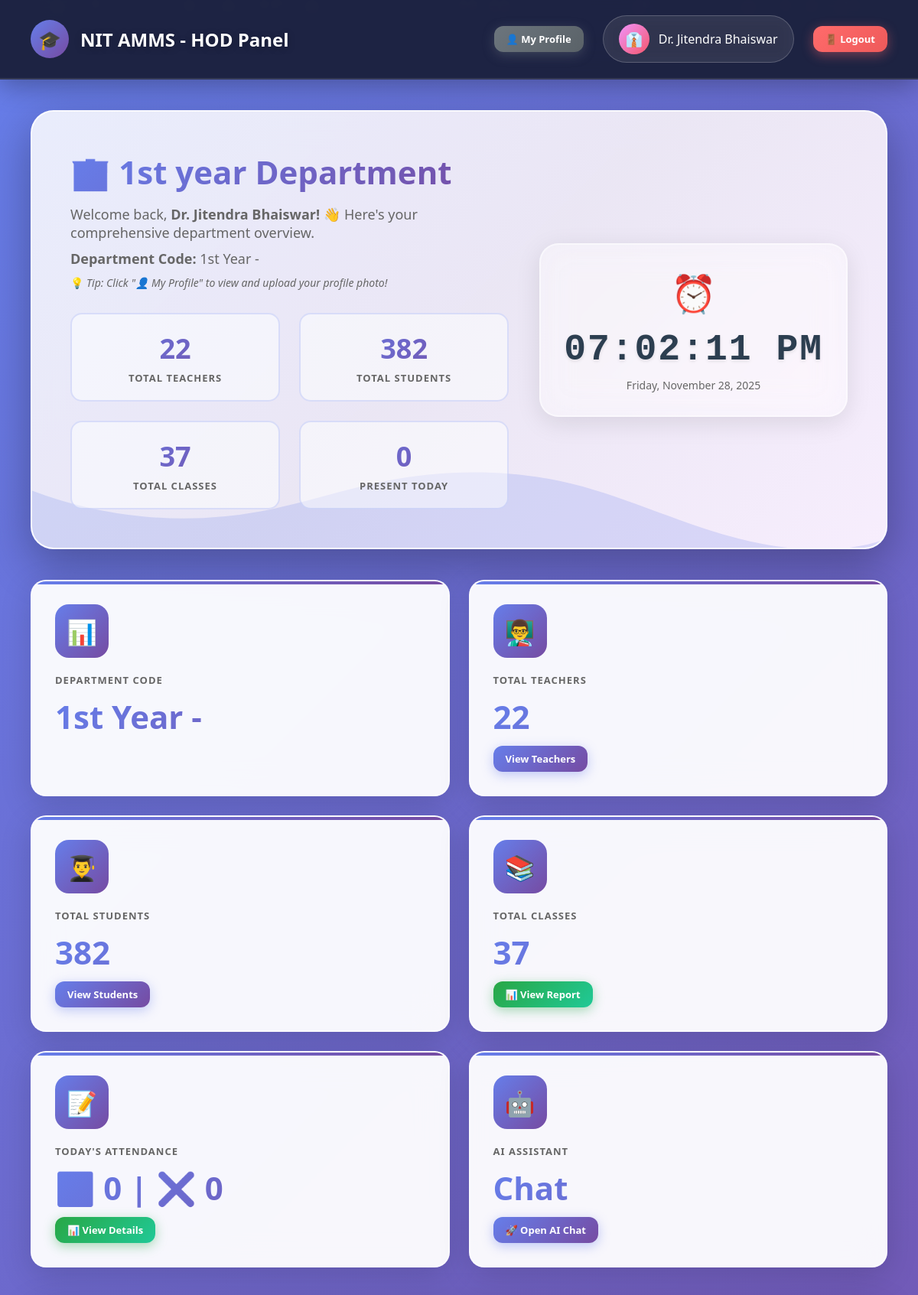
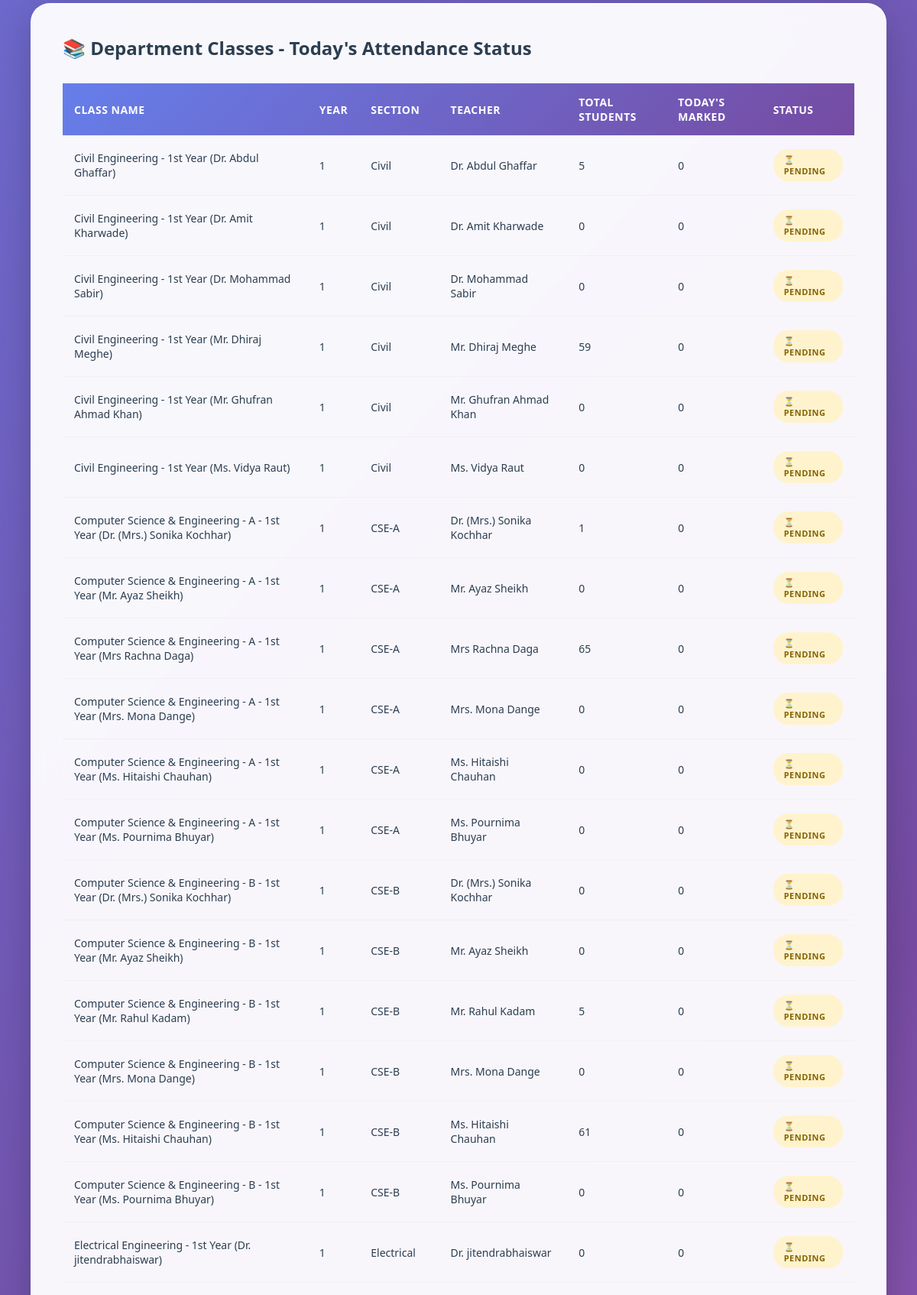
Screenshot of /hod/ai_chat.php (signed in, upper part) with the database file from the repository (2 pictures, top to bottom).
### tables this page shows
CREATE TABLE `users` (
  `id` int(11) NOT NULL,
  `username` varchar(50) NOT NULL,
  `password` varchar(255) NOT NULL,
  `full_name` varchar(100) NOT NULL,
  `email` varchar(100) NOT NULL,
  `phone` varchar(15) DEFAULT NULL,
  `photo` varchar(255) DEFAULT NULL,
  `role` enum('admin','hod','teacher') NOT NULL,
  `department_id` int(11) DEFAULT NULL,
  `is_active` tinyint(1) DEFAULT 1,
  `created_at` timestamp NOT NULL DEFAULT current_timestamp()
);

CREATE TABLE `departments` (
  `id` int(11) NOT NULL,
  `dept_name` varchar(100) NOT NULL,
  `dept_code` varchar(20) NOT NULL,
  `hod_id` int(11) DEFAULT NULL,
  `created_at` timestamp NOT NULL DEFAULT current_timestamp()
);

CREATE TABLE `classes` (
  `id` int(11) NOT NULL,
  `class_name` varchar(100) NOT NULL,
  `department_id` int(11) NOT NULL,
  `year` int(11) NOT NULL,
  `section` varchar(10) NOT NULL,
  `teacher_id` int(11) NOT NULL,
  `semester` int(11) NOT NULL,
  `academic_year` varchar(20) NOT NULL,
  `created_at` timestamp NOT NULL DEFAULT current_timestamp()
);

### db.php (called while the page is built, shortened)
<?php
$conn = new mysqli(DB_HOST, DB_USER, DB_PASS, DB_NAME);
$conn->set_charset("utf8mb4");
$conn->query("SET time_zone = '+05:30'");
function isLoggedIn() {
    return isset($_SESSION['user_id']) && isset($_SESSION['role']);
}
function getCurrentUser() {
    global $conn;
    $user_id = $_SESSION['user_id'];
    $role = $_SESSION['role'];
    if ($role === 'student') {
        $query = "SELECT * FROM students WHERE id = ?";
    } elseif ($role === 'parent') {
        $query = "SELECT * FROM parents WHERE id = ?";
    } else {
        $query = "SELECT * FROM users WHERE id = ?";
    }
    $stmt = $conn->prepare($query);
    $stmt->bind_param("i", $user_id);
    $stmt->execute();
    $result = $stmt->get_result();
    return $result->fetch_assoc();
}
?>

### hod/ai_chat.php (the view, shortened to what this page needs)
<?php
require_once '../db.php';
$user = getCurrentUser();
$department_id = $_SESSION['department_id'];
$dept_query = "SELECT * FROM departments WHERE id = $department_id";
$dept_result = $conn->query($dept_query);
$department = $dept_result->fetch_assoc();
$stats = [];
$result = $conn->query("SELECT COUNT(*) as count FROM users WHERE role = 'teacher' AND department_id = $department_id AND is_active = 1");
$stats['teachers'] = $result->fetch_assoc()['count'];
$result = $conn->query("SELECT COUNT(*) as count FROM students WHERE department_id = $department_id AND is_active = 1");
$stats['students'] = $result->fetch_assoc()['count'];
$result = $conn->query("SELECT COUNT(*) as count FROM classes WHERE department_id = $department_id");
$stats['classes'] = $result->fetch_assoc()['count'];
$today = date('Y-m-d');
$today_query = "SELECT COUNT(*) as total,
                SUM(CASE WHEN sa.status = 'present' THEN 1 ELSE 0 END) as present,
                SUM(CASE WHEN sa.status = 'absent' THEN 1 ELSE 0 END) as absent
                FROM student_attendance sa
                JOIN classes c ON sa.class_id = c.id
                WHERE c.department_id = $department_id AND sa.attendance_date = '$today'";
$today_result = $conn->query($today_query);
$today_stats = $today_result->fetch_assoc();
$classes_query = "SELECT c.*, u.full_name as teacher_name,
                  (SELECT COUNT(*) FROM students WHERE class_id = c.id AND is_active = 1) as student_count,
                  (SELECT COUNT(*) FROM student_attendance WHERE class_id = c.id AND attendance_date = '$today') as today_marked
                  FROM classes c
                  LEFT JOIN users u ON c.teacher_id = u.id
                  WHERE c.department_id = $department_id
                  ORDER BY c.class_name";
$classes = $conn->query($classes_query);
?>
<!DOCTYPE html>
<html lang="en">
<head>
</head>
<body>
    <div class="particles">
    </div>
    <nav class="navbar">
        <div class="navbar-brand">
            <div class="navbar-logo">🎓</div>
            <h1>NIT AMMS - HOD Panel</h1>
        </div>
        <div class="user-info">
            <a href="profile.php" class="btn btn-secondary btn-sm">👤 My Profile</a>
            <div class="user-profile">
                <div class="user-avatar">👔</div>
                <span><?php echo htmlspecialchars($user['full_name']); ?></span>
            </div>
            <a href="../logout.php" class="btn btn-danger btn-sm">🚪 Logout</a>
        </div>
    </nav>
    <div class="main-content">
        <div class="hero-welcome">
            <div class="hero-background"></div>
            <div class="animated-wave"></div>
            <div class="hero-content">
                <div class="hero-text">
                    <h2>🏢 <?php echo htmlspecialchars($department['dept_name']); ?> Department</h2>
                    <p>Welcome back, <strong><?php echo htmlspecialchars($user['full_name']); ?>!</strong> 👋 Here's your comprehensive department overview.</p>
                    <p style="margin-top: 10px;"><strong>Department Code:</strong> <?php echo htmlspecialchars($department['dept_code']); ?></p>
                    <p style="margin-top: 10px; font-size: 14px;">💡 <em>Tip: Click "👤 My Profile" to view and upload your profile photo!</em></p>
                    <div class="hero-stats">
                        <div class="hero-stat-item">
                            <div class="hero-stat-value"><?php echo $stats['teachers']; ?></div>
                            <div class="hero-stat-label">Total Teachers</div>
                        </div>
                        <div class="hero-stat-item">
                            <div class="hero-stat-value"><?php echo $stats['students']; ?></div>
                            <div class="hero-stat-label">Total Students</div>
                        </div>
                        <div class="hero-stat-item">
                            <div class="hero-stat-value"><?php echo $stats['classes']; ?></div>
                            <div class="hero-stat-label">Total Classes</div>
                        </div>
                        <div class="hero-stat-item">
                            <div class="hero-stat-value"><?php echo ($today_stats['present'] ?? 0); ?></div>
                            <div class="hero-stat-label">Present Today</div>
                        </div>
                    </div>
                </div>
                <div class="glass-clock">
                    <div class="clock-icon">⏰</div>
                    <div class="time" id="liveClock">--:--:--</div>
                    <div class="date" id="liveDate">Loading...</div>
                </div>
            </div>
        </div>
        <div class="premium-stats">
            <div class="premium-stat-card">
                <div class="stat-icon-wrapper">📊</div>
                <div class="stat-details">
                    <h4>Department Code</h4>
                    <div class="stat-value-large"><?php echo htmlspecialchars($department['dept_code']); ?></div>
                </div>
            </div>
            <div class="premium-stat-card">
                <div class="stat-icon-wrapper">👨‍🏫</div>
                <div class="stat-details">
                    <h4>Total Teachers</h4>
                    <div class="stat-value-large"><?php echo $stats['teachers']; ?></div>
                    <a href="view_teachers.php" class="btn btn-primary btn-sm">View Teachers</a>
                </div>
            </div>
            <div class="premium-stat-card">
                <div class="stat-icon-wrapper">👨‍🎓</div>
                <div class="stat-details">
                    <h4>Total Students</h4>
                    <div class="stat-value-large"><?php echo $stats['students']; ?></div>
                    <a href="view_students.php" class="btn btn-primary btn-sm">View Students</a>
                </div>
            </div>
            <div class="premium-stat-card">
                <div class="stat-icon-wrapper">📚</div>
                <div class="stat-details">
                    <h4>Total Classes</h4>
                    <div class="stat-value-large"><?php echo $stats['classes']; ?></div>
                    <a href="attendance_reports.php" class="btn btn-success btn-sm">📊 View Report</a>
                </div>
            </div>
            <div class="premium-stat-card">
                <div class="stat-icon-wrapper">📝</div>
                <div class="stat-details">
                    <h4>Today's Attendance</h4>
                    <div class="stat-value-large">
                        ✅ <?php echo $today_stats['present'] ?? 0; ?> |
                        ❌ <?php echo $today_stats['absent'] ?? 0; ?>
                    </div>
                    <a href="view_department_attendance.php" class="btn btn-success btn-sm">📊 View Details</a>
                </div>
            </div>
            <div class="premium-stat-card">
                <div class="stat-icon-wrapper">🤖</div>
                <div class="stat-details">
                    <h4>AI Assistant</h4>
                    <div class="stat-value-large">Chat</div>
                    <a href="ai_chat.php" class="btn btn-primary btn-sm">🚀 Open AI Chat</a>
                </div>
            </div>
        </div>
        <div class="table-container">
            <h3>📚 Department Classes - Today's Attendance Status</h3>
            <table>
                <thead>
                    <tr>
                        <th>Class Name</th>
                        <th>Year</th>
                        <th>Section</th>
                        <th>Teacher</th>
                        <th>Total Students</th>
                        <th>Today's Marked</th>
                        <th>Status</th>
                    </tr>
                </thead>
                <tbody>
                    <?php
                    $classes->data_seek(0);
                    while ($class = $classes->fetch_assoc()):
                    ?>
                    <tr>
                        <td><?php echo htmlspecialchars($class['class_name']); ?></td>
                        <td><?php echo htmlspecialchars($class['year']); ?></td>
                        <td><?php echo htmlspecialchars($class['section']); ?></td>
                        <td><?php echo htmlspecialchars($class['teacher_name'] ?? 'Not Assigned'); ?></td>
                        <td><?php echo $class['student_count']; ?></td>
                        <td><?php echo $class['today_marked']; ?></td>
                        <td>
                            <?php if ($class['today_marked'] > 0): ?>
                                <span class="badge badge-success">✅ Marked</span>
                            <?php else: ?>
                                <span class="badge badge-warning">⏳ Pending</span>
                            <?php endif; ?>
                        </td>
                    </tr>
                    <?php endwhile; ?>
                </tbody>
            </table>
        </div>
    </div>
</body>
</html>

### rows the page displays
users: full_name "Dr. Jitendra Bhaiswar"
departments: dept_name "1st year", dept_code "1st Year -"
classes: class_name "Civil Engineering - 1st Year (Dr. Abdul Ghaffar)", year "1", section "Civil", teacher.full_name "Dr. Abdul Ghaffar", student_count "5", today_marked "0", shows "⏳ PENDING"
classes: class_name "Civil Engineering - 1st Year (Dr. Amit Kharwade)", year "1", section "Civil", teacher.full_name "Dr. Amit Kharwade", student_count "0", today_marked "0", shows "⏳ PENDING"
classes: class_name "Civil Engineering - 1st Year (Dr. Mohammad Sabir)", year "1", section "Civil", teacher.full_name "Dr. Mohammad Sabir", student_count "0", today_marked "0", shows "⏳ PENDING"
classes: class_name "Civil Engineering - 1st Year (Mr. Dhiraj Meghe)", year "1", section "Civil", teacher.full_name "Mr. Dhiraj Meghe", student_count "59", today_marked "0", shows "⏳ PENDING"
classes: class_name "Civil Engineering - 1st Year (Mr. Ghufran Ahmad Khan)", year "1", section "Civil", teacher.full_name "Mr. Ghufran Ahmad Khan", student_count "0", today_marked "0", shows "⏳ PENDING"
classes: class_name "Civil Engineering - 1st Year (Ms. Vidya Raut)", year "1", section "Civil", teacher.full_name "Ms. Vidya Raut", student_count "0", today_marked "0", shows "⏳ PENDING"
classes: class_name "Computer Science & Engineering - A - 1st Year (Dr. (Mrs.) Sonika Kochhar)", year "1", section "CSE-A", teacher.full_name "Dr. (Mrs.) Sonika Kochhar", student_count "1", today_marked "0", shows "⏳ PENDING"
classes: class_name "Computer Science & Engineering - A - 1st Year (Mr. Ayaz Sheikh)", year "1", section "CSE-A", teacher.full_name "Mr. Ayaz Sheikh", student_count "0", today_marked "0", shows "⏳ PENDING"
classes: class_name "Computer Science & Engineering - A - 1st Year (Mrs Rachna Daga)", year "1", section "CSE-A", teacher.full_name "Mrs Rachna Daga", student_count "65", today_marked "0", shows "⏳ PENDING"
classes: class_name "Computer Science & Engineering - A - 1st Year (Mrs. Mona Dange)", year "1", section "CSE-A", teacher.full_name "Mrs. Mona Dange", student_count "0", today_marked "0", shows "⏳ PENDING"
classes: class_name "Computer Science & Engineering - A - 1st Year (Ms. Hitaishi Chauhan)", year "1", section "CSE-A", teacher.full_name "Ms. Hitaishi Chauhan", student_count "0", today_marked "0", shows "⏳ PENDING"
classes: class_name "Computer Science & Engineering - A - 1st Year (Ms. Pournima Bhuyar)", year "1", section "CSE-A", teacher.full_name "Ms. Pournima Bhuyar", student_count "0", today_marked "0", shows "⏳ PENDING"
classes: class_name "Computer Science & Engineering - B - 1st Year (Dr. (Mrs.) Sonika Kochhar)", year "1", section "CSE-B", teacher.full_name "Dr. (Mrs.) Sonika Kochhar", student_count "0", today_marked "0", shows "⏳ PENDING"
classes: class_name "Computer Science & Engineering - B - 1st Year (Mr. Ayaz Sheikh)", year "1", section "CSE-B", teacher.full_name "Mr. Ayaz Sheikh", student_count "0", today_marked "0", shows "⏳ PENDING"
classes: class_name "Computer Science & Engineering - B - 1st Year (Mr. Rahul Kadam)", year "1", section "CSE-B", teacher.full_name "Mr. Rahul Kadam", student_count "5", today_marked "0", shows "⏳ PENDING"
classes: class_name "Computer Science & Engineering - B - 1st Year (Mrs. Mona Dange)", year "1", section "CSE-B", teacher.full_name "Mrs. Mona Dange", student_count "0", today_marked "0", shows "⏳ PENDING"
classes: class_name "Computer Science & Engineering - B - 1st Year (Ms. Hitaishi Chauhan)", year "1", section "CSE-B", teacher.full_name "Ms. Hitaishi Chauhan", student_count "61", today_marked "0", shows "⏳ PENDING"
classes: class_name "Computer Science & Engineering - B - 1st Year (Ms. Pournima Bhuyar)", year "1", section "CSE-B", teacher.full_name "Ms. Pournima Bhuyar", student_count "0", today_marked "0", shows "⏳ PENDING"
classes: class_name "Electrical Engineering - 1st Year (Dr. jitendrabhaiswar)", year "1", section "Electrical", teacher.full_name "Dr. jitendrabhaiswar", student_count "0", today_marked "0", shows "⏳ PENDING"

### other values shown
$stats['teachers'] "22"
$stats['students'] "382"
$stats['classes'] "37"
$today_stats['present'] "0"
$today_stats['absent'] "0"
